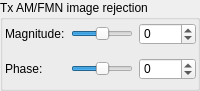
      <widget class="QGroupBox" name="groupBox_20">
       <property name="geometry">
        <rect>
         <x>5</x>
         <y>95</y>
         <width>200</width>
         <height>91</height>
        </rect>
       </property>
       <property name="title">
        <string>Tx AM/FMN image rejection</string>
       </property>
       <widget class="QWidget" name="gridLayoutWidget_4">
        <property name="geometry">
         <rect>
          <x>5</x>
          <y>16</y>
          <width>191</width>
          <height>71</height>
         </rect>
        </property>
        <layout class="QGridLayout" name="gridLayout_12">
         <item row="2" column="1">
          <widget class="QSlider" name="slTxImRejPhaseAmFm">
           <property name="minimum">
            <number>-4000</number>
           </property>
           <property name="maximum">
            <number>4000</number>
           </property>
           <property name="singleStep">
            <number>1</number>
           </property>
           <property name="pageStep">
            <number>1</number>
           </property>
           <property name="orientation">
            <enum>Qt::Horizontal</enum>
           </property>
          </widget>
         </item>
         <item row="2" column="0">
          <widget class="QLabel" name="label_155">
           <property name="text">
            <string>Phase:</string>
           </property>
          </widget>
         </item>
         <item row="0" column="1">
          <widget class="QSlider" name="slTxImRejMagAmFm">
           <property name="minimum">
            <number>-5000</number>
           </property>
           <property name="maximum">
            <number>5000</number>
           </property>
           <property name="singleStep">
            <number>1</number>
           </property>
           <property name="pageStep">
            <number>1</number>
           </property>
           <property name="orientation">
            <enum>Qt::Horizontal</enum>
           </property>
          </widget>
         </item>
         <item row="0" column="0">
          <widget class="QLabel" name="label_156">
           <property name="text">
            <string>Magnitude:</string>
           </property>
          </widget>
         </item>
         <item row="0" column="2">
          <widget class="QSpinBox" name="sbTxImRejMagAmFm">
           <property name="minimumSize">
            <size>
             <width>57</width>
             <height>20</height>
            </size>
           </property>
           <property name="maximumSize">
            <size>
             <width>55</width>
             <height>22</height>
            </size>
           </property>
           <property name="minimum">
            <number>-5000</number>
           </property>
           <property name="maximum">
            <number>5000</number>
           </property>
           <property name="singleStep">
            <number>1</number>
           </property>
          </widget>
         </item>
         <item row="2" column="2">
          <widget class="QSpinBox" name="sbTxImRejPhaseAmFm">
           <property name="minimumSize">
            <size>
             <width>57</width>
             <height>20</height>
            </size>
           </property>
           <property name="maximumSize">
            <size>
             <width>55</width>
             <height>22</height>
            </size>
           </property>
           <property name="minimum">
            <number>-4000</number>
           </property>
           <property name="maximum">
            <number>4000</number>
           </property>
           <property name="singleStep">
            <number>1</number>
           </property>
          </widget>
         </item>
        </layout>
       </widget>
      </widget>
